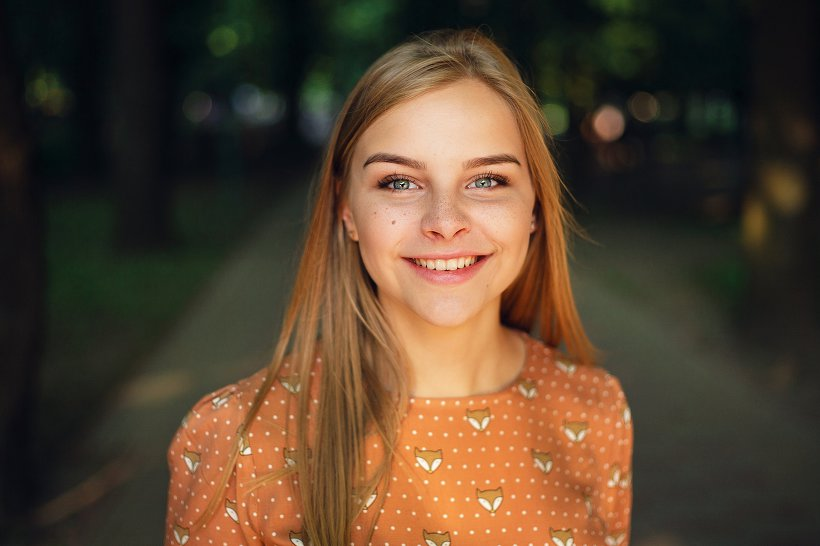
#> input picture Python_and_40(book)/CV/human.jpg, 820 x 546 px
$ python CV.py
#> lines starting #> are read from the running program, lines starting #| are printed output that depends on the picture; after the words box and inside, x2 and y2 are one past the last pixel; in counts of white or black regions, pixels touching at a corner belong together
import numpy as np
import cv2

face_cascade = cv2.CascadeClassifier(cv2.data.haarcascades+'haarcascade_frontalface_default.xml')
eye_cascade = cv2.CascadeClassifier(cv2.data.haarcascades+'haarcascade_eye.xml')

ff = np.fromfile(r'C:\Users\ugane\PycharmProjects\pythonProject\human.jpg', np.uint8)
img = cv2.imdecode(ff, cv2.IMREAD_UNCHANGED)
#> img is the input picture: shape (546, 820, 3); mean B, G, R 46.6, 65.3, 84.8
ori_img = cv2.resize(img, dsize=(0,0), fx=1.0 , fy=1.0, interpolation=cv2.INTER_LINEAR)
img = ori_img.copy()

gray = cv2.cvtColor(img, cv2.COLOR_BGR2GRAY)#검출을 위해서는 회색으로 만들어야 함
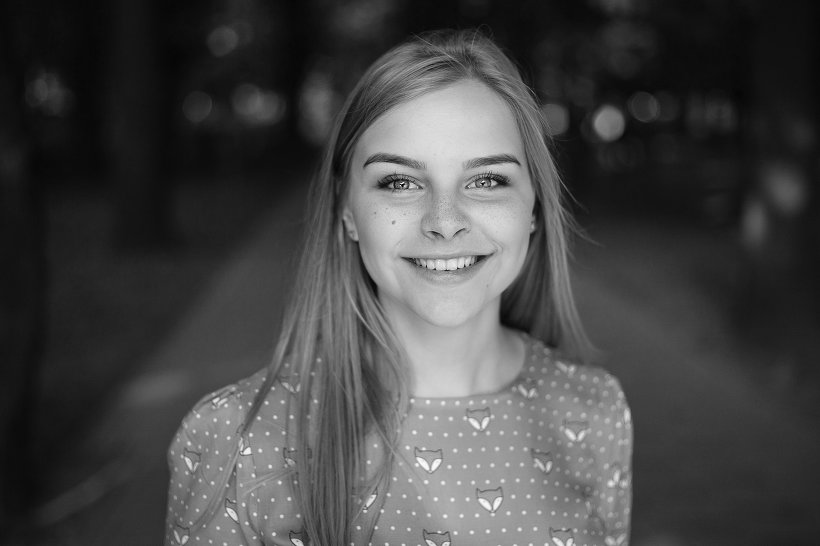
#> gray: shape (546, 820); min 1, max 253, mean 69

faces = face_cascade.detectMultiScale(gray, 1.2, 5)#1.2 = 감도, 5=최소중복개수
#> faces = [[333, 97, 225, 225]]
for (x, y, w, h) in faces:
    cv2.rectangle(img, (x,y), (x+w, y+h), (255, 0,0),2)#얼굴 사각형 생성

    roi_gray = gray[y:y+h, x:x+w]#눈 추출을 위해 다시 회색
    roi_color = img[y:y+h, x:x+w]
    eyes = eye_cascade.detectMultiScale(roi_gray, 1.2)#감도 1.2
    for (ex, ey, ew, eh) in eyes:
        cv2.rectangle(roi_color, (ex,ey), (ex+ew, ey+eh), (0, 255, 0), 2)#눈 사각형 생성
#> this loop made 1 pass
#> (x, y, w, h, eyes) on pass 1: (333, 97, 225, 225, [[34, 57, 58, 58], [124, 59, 55, 55]])
#> pass 1, `roi_gray = gray[y:y+h, x:x+w]#눈 추출을 위해 다시 회색`:
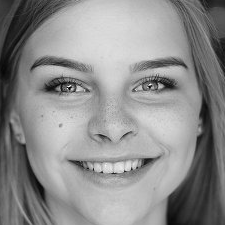
#> roi_gray: shape (225, 225); min 1, max 253, mean 141
#> pass 1, `roi_color = img[y:y+h, x:x+w]`:
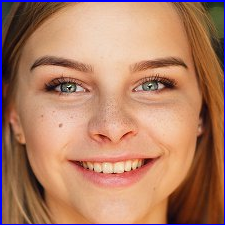
#> roi_color: shape (225, 225, 3); mean B, G, R 102.2, 127, 177.3
#> after the loop:
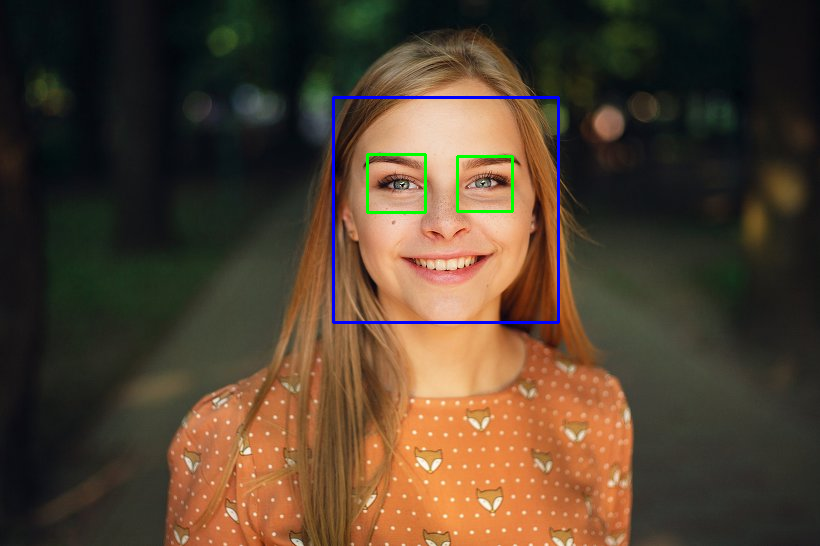
#> img: shape (546, 820, 3); 0.9% of pixels changed, all inside (x1, y1, x2, y2) = (332, 96, 560, 324)
#> after the loop:
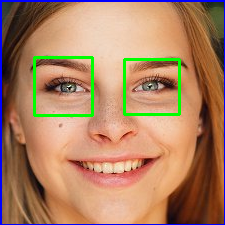
#> roi_color: shape (225, 225, 3); 2.66% of pixels changed, all inside (x1, y1, x2, y2) = (33, 56, 181, 117)

cv2.imshow('face_find', img)
cv2.waitKey(0)
cv2.destroyAllWindows()

#######그림으로 변환
img = ori_img.copy()
def onChange(pos):
    pass

cv2.namedWindow("Trackbar Windows")
cv2.createTrackbar("sigma_s", "Trackbar Windows", 0, 200, onChange)
cv2.createTrackbar("sigma_r", "Trackbar Windows", 0, 100, onChange)

cv2.setTrackbarPos('sigma_s', "Trackbar Windows", 100)
cv2.setTrackbarPos('sigma_r', "Trackbar Windows", 10)

while True:

    if cv2.waitKey(100) == ord('q'):
#> (key q is pressed here)
        break

    sigma_s_value = cv2.getTrackbarPos("sigma_s", "Trackbar Windows")
    sigma_r_value = cv2.getTrackbarPos("sigma_r", "Trackbar Windows")/100.0

    print("sigma_s_value: ", sigma_s_value)
    print("sigma_r_value: ", sigma_r_value)

    cartoon_img = cv2.stylization(img, sigma_s=sigma_s_value, sigma_r=sigma_r_value)

    cv2.imshow('Trackbar Windows', cartoon_img)

cv2.destroyAllWindows()
